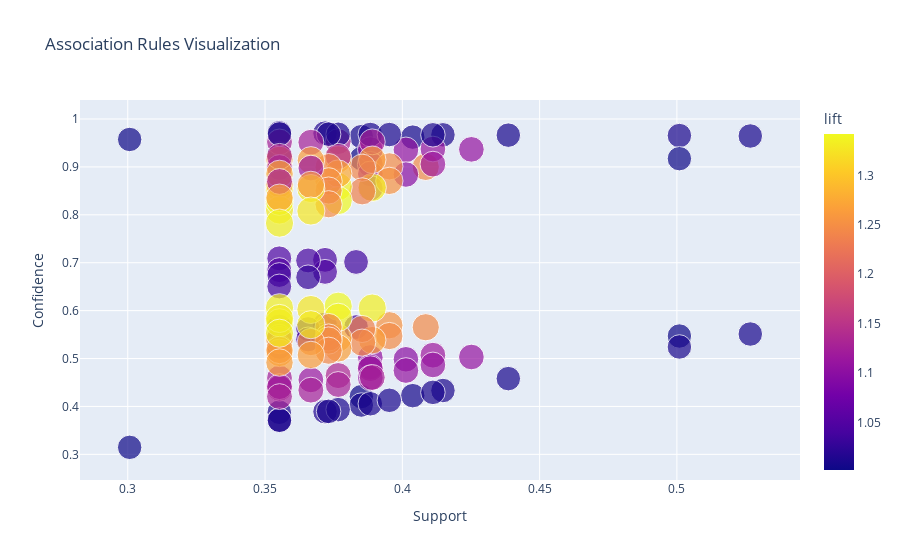

This figure's notebook cell:
### Code cell
# Create an interactive scatter plot using Plotly
fig = px.scatter(
    filtered_rules,
    x='support',
    y='confidence',
    size='lift',
    color='lift',
    hover_name='antecedents',
    hover_data=['consequents', 'support', 'confidence', 'lift'],
    title='Association Rules Visualization',
    labels={'support': 'Support', 'confidence': 'Confidence'},
)

# Show the plot
fig.show()

### Figure 1 — Plotly figure (JSON) as saved in the notebook; plotly's stock layout.template omitted (floating-point values rounded to 4 significant figures; data arrays with more than 128 entries replaced by an {"elided": "..."} marker saying what was removed)
{"data": [{"customdata": {"elided": "144x2 mixed values"}, "hovertemplate": "<b>%{hovertext}</b><br><br>Support=%{x}<br>Confidence=%{y}<br>lift=%{marker.color}<br>consequents=%{customdata[0]}<extra></extra>", "hovertext": {"elided": "144 str values"}, "legendgroup": "", "marker": {"color": {"elided": "144 float values"}, "coloraxis": "coloraxis", "size": {"elided": "144 float values"}, "sizemode": "area", "sizeref": 0.003355, "symbol": "circle"}, "mode": "markers", "name": "", "orientation": "v", "showlegend": false, "type": "scatter", "x": {"elided": "144 float values"}, "xaxis": "x", "y": {"elided": "144 float values"}, "yaxis": "y"}], "layout": {"coloraxis": {"colorbar": {"title": {"text": "lift"}}, "colorscale": [[0, "#0d0887"], [0.1111, "#46039f"], [0.2222, "#7201a8"], [0.3333, "#9c179e"], [0.4444, "#bd3786"], [0.5556, "#d8576b"], [0.6667, "#ed7953"], [0.7778, "#fb9f3a"], [0.8889, "#fdca26"], [1, "#f0f921"]]}, "legend": {"itemsizing": "constant", "tracegroupgap": 0}, "title": {"text": "Association Rules Visualization"}, "xaxis": {"anchor": "y", "domain": [0, 1], "title": {"text": "Support"}}, "yaxis": {"anchor": "x", "domain": [0, 1], "title": {"text": "Confidence"}}}}
